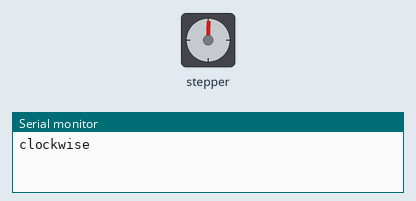
Recording of a sketch running on a simulated Arduino Uno, built with avr-gcc and run on an emulated ATmega328P. On the bench: stepper motor, the last lines printed to the serial monitor. Stepper angles assume 720 steps per turn.

Above: at 0.05 s.
At 2.0 s:
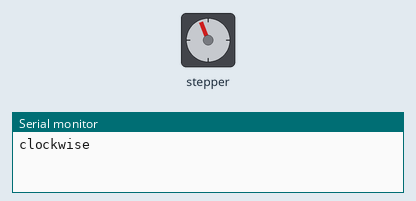
At 4.0 s:
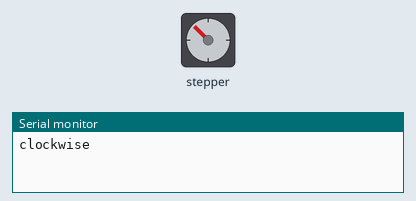
At 8.45 s:
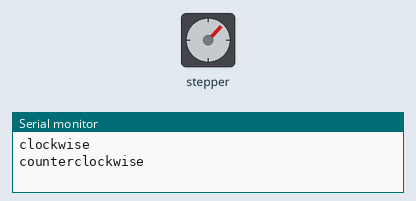
Timing chart, 0 to 11.8 s (numbered marks = the images above):
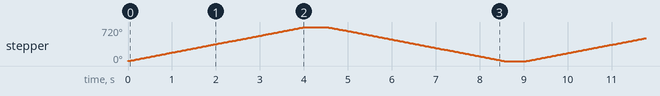

The sketch:

Front_Stepper_Test.ino
```cpp
/*
 Stepper Motor Control - one revolution

 This program drives a unipolar or bipolar stepper motor.
 The motor is attached to digital pins 8 - 11 of the Arduino.

 The motor should revolve one revolution in one direction, then
 one revolution in the other direction.


 Created 11 Mar. 2007
 Modified 30 Nov. 2009
 by Tom Igoe

 */

#include <Stepper.h>
//
const int BrakePress1 = 22;
const int BrakePress2 = 28;
const int BrakePress3 = 24;
const int BrakePress4 = 26;


//const int BrakePress1 = 41;
//const int BrakePress2 = 43;
//const int BrakePress3 = 45;
//const int BrakePress4 = 47;

//const int BrakePress1 = 32;
//const int BrakePress2 = 34;
//const int BrakePress3 = 36;
//const int BrakePress4 = 38;

const int stepsPerRevolution = 720;  // change this to fit the number of steps per revolution
// for your motor

// initialize the stepper library on pins 8 through 11:
Stepper myStepper(stepsPerRevolution, BrakePress1, BrakePress2, BrakePress3, BrakePress4);

void setup() {
  // set the speed at 60 rpm:
  myStepper.setSpeed(30);
  // initialize the serial port:
  Serial.begin(9600);
}

void loop() {
  // step one revolution  in one direction:
  Serial.println("clockwise");
  myStepper.step(1440);
  delay(500);

  // step one revolution in the other direction:
  Serial.println("counterclockwise");
  myStepper.step(-1440);
  delay(500);
}
```

Measured:
- by itself, stepper: turns 720° clockwise in 4.0 s, then 720° counter-clockwise in 4.0 s, repeating every 9.1 s
